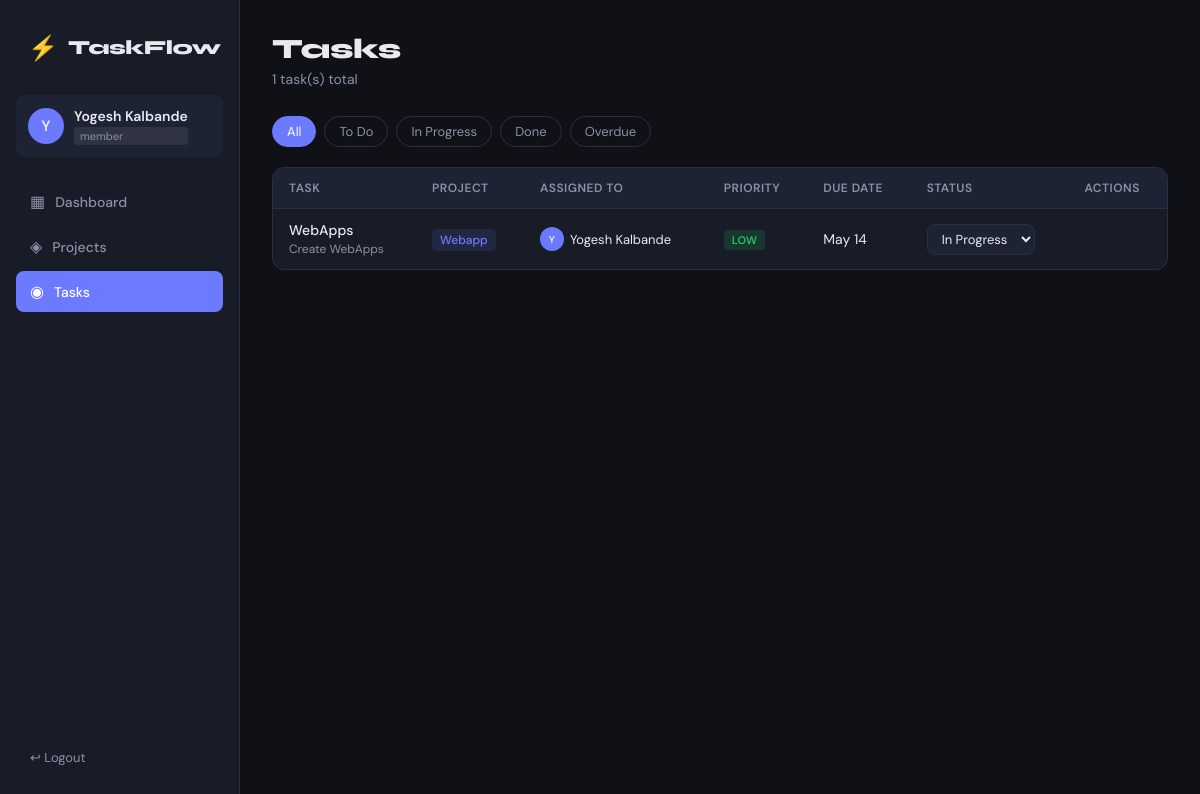
The app's page /tasks (signed in) with its own data.
### app.py (models this page shows, shortened)
class User(db.Model):
    id = db.Column(db.Integer, primary_key=True)
    name = db.Column(db.String(100), nullable=False)
    email = db.Column(db.String(150), unique=True, nullable=False)
    password = db.Column(db.String(200), nullable=False)
    role = db.Column(db.String(20), default='member')  # admin or member
    created_at = db.Column(db.DateTime, default=datetime.utcnow)
    tasks_assigned = db.relationship('Task', backref='assignee', lazy=True)

class Task(db.Model):
    id = db.Column(db.Integer, primary_key=True)
    title = db.Column(db.String(200), nullable=False)
    description = db.Column(db.Text)
    status = db.Column(db.String(30), default='todo')  # todo, in_progress, done
    priority = db.Column(db.String(20), default='medium')  # low, medium, high
    due_date = db.Column(db.Date)
    project_id = db.Column(db.Integer, db.ForeignKey('project.id'), nullable=False)
    assigned_to = db.Column(db.Integer, db.ForeignKey('user.id'))
    created_at = db.Column(db.DateTime, default=datetime.utcnow)
    @property
    def is_overdue(self):
        return self.due_date and self.due_date < date.today() and self.status != 'done'

class Project(db.Model):
    id = db.Column(db.Integer, primary_key=True)
    name = db.Column(db.String(200), nullable=False)
    description = db.Column(db.Text)
    created_by = db.Column(db.Integer, db.ForeignKey('user.id'))
    created_at = db.Column(db.DateTime, default=datetime.utcnow)
    members = db.relationship('User', secondary=project_members, backref='projects')
    tasks = db.relationship('Task', backref='project', lazy=True, cascade='all, delete-orphan')

### app.py (the view)
@app.route('/tasks')
@login_required
def tasks():
    if current_user.role == 'admin':
        all_tasks = Task.query.order_by(Task.created_at.desc()).all()
        all_projects = Project.query.all()
    else:
        all_tasks = Task.query.filter_by(assigned_to=current_user.id).order_by(Task.created_at.desc()).all()
        all_projects = current_user.projects
    all_users = User.query.all()
    return render_template('tasks.html', tasks=all_tasks, projects=all_projects, users=all_users)

### app.py (called while the page is built)
@login_manager.user_loader
def load_user(user_id):
    return User.query.get(int(user_id))

### templates/tasks.html (shortened to what this page needs)
{% extends 'base.html' %}
{% block content %}
<div class="page-header">
    <div>
        <h1 class="page-title">Tasks</h1>
        <p class="page-sub">{{ tasks|length }} task(s) total</p>
    </div>
</div>
<div class="filter-bar">
    <button class="filter-btn active" data-filter="all">All</button>
    <button class="filter-btn" data-filter="todo">To Do</button>
    <button class="filter-btn" data-filter="in_progress">In Progress</button>
    <button class="filter-btn" data-filter="done">Done</button>
    <button class="filter-btn" data-filter="overdue">Overdue</button>
</div>
{% if tasks %}
<div class="tasks-table-wrap">
    <table class="tasks-table">
        <thead>
            <tr>
                <th>Task</th>
                <th>Project</th>
                <th>Assigned To</th>
                <th>Priority</th>
                <th>Due Date</th>
                <th>Status</th>
                <th>Actions</th>
            </tr>
        </thead>
        <tbody>
            {% for task in tasks %}
            <tr class="task-row-tr" data-status="{{ task.status }}" data-overdue="{{ 'overdue' if task.is_overdue else '' }}">
                <td>
                    <div class="task-title-cell">{{ task.title }}</div>
                    {% if task.description %}
                    <div class="task-desc-cell">{{ task.description[:60] }}{% if task.description|length > 60 %}...{% endif %}</div>
                    {% endif %}
                </td>
                <td><span class="project-badge">{{ task.project.name }}</span></td>
                <td>
                    {% if task.assignee %}
                    <div class="assignee-cell">
                        <div class="member-avatar-sm">{{ task.assignee.name[0].upper() }}</div>
                        {{ task.assignee.name }}
                    </div>
                    {% else %}
                    <span class="unassigned">Unassigned</span>
                    {% endif %}
                </td>
                <td><span class="priority-tag priority-{{ task.priority }}">{{ task.priority }}</span></td>
                <td>
                    {% if task.due_date %}
                    <span class="{% if task.is_overdue %}overdue-date{% endif %}">
                        {{ task.due_date.strftime('%b %d') }}
                    </span>
                    {% else %}—{% endif %}
                </td>
                <td>
                    {% if current_user.role == 'admin' or task.assigned_to == current_user.id %}
                    <form method="POST" action="{{ url_for('update_task_status', tid=task.id) }}" class="inline-form">
                        <select name="status" onchange="this.form.submit()" class="status-select status-{{ task.status }}">
                            <option value="in_progress" {% if task.status=='in_progress' %}selected{% endif %}>In Progress</option>
                        </select>
                    </form>
                    {% else %}
                    <span class="status-badge status-{{ task.status }}">{{ task.status.replace('_',' ').title() }}</span>
                    {% endif %}
                </td>
                <td>
                </td>
            </tr>
            {% endfor %}
        </tbody>
    </table>
</div>
{% endif %}
{% endblock %}

### templates/base.html (shortened to what this page needs)
<!DOCTYPE html>
<html lang="en">
<head>
    <link rel="stylesheet" href="{{ url_for('static', filename='style.css') }}">
</head>
<body>
    {% if current_user.is_authenticated %}
    <nav class="sidebar">
        <div class="sidebar-logo">
            <span class="logo-icon">⚡</span>
            <span class="logo-text">TaskFlow</span>
        </div>
        <div class="sidebar-user">
            <div class="user-avatar">{{ current_user.name[0].upper() }}</div>
            <div class="user-info">
                <div class="user-name">{{ current_user.name }}</div>
                <div class="user-role badge-{{ current_user.role }}">{{ current_user.role }}</div>
            </div>
        </div>
        <ul class="nav-links">
            <li><a href="{{ url_for('dashboard') }}" class="{% if request.endpoint == 'dashboard' %}active{% endif %}">
                <span class="nav-icon">▦</span> Dashboard
            </a></li>
            <li><a href="{{ url_for('projects') }}" class="{% if request.endpoint == 'projects' %}active{% endif %}">
                <span class="nav-icon">◈</span> Projects
            </a></li>
            <li><a href="{{ url_for('tasks') }}" class="{% if request.endpoint == 'tasks' %}active{% endif %}">
                <span class="nav-icon">◉</span> Tasks
            </a></li>
        </ul>
        <a href="{{ url_for('logout') }}" class="logout-btn">↩ Logout</a>
    </nav>
    <main class="main-content">
    {% endif %}
    {% block content %}{% endblock %}
    {% if current_user.is_authenticated %}
    </main>
    {% endif %}
</body>
</html>

### static/style.css (style rules this page uses)
:root { --bg: #0f1117; --bg2: #181c27; --bg3: #1e2333; --border: #2a2f45; --text: #e8eaf0; --text2: #8b90a8; --accent: #6c7aff; --accent2: #5560e8; --green: #22c55e; --yellow: #f59e0b; --red: #ef4444; --purple: #a855f7; --radius: 12px; --radius-sm: 8px; --shadow: 0 4px 24px rgba(0,0,0,0.4); }
* { margin: 0; padding: 0; box-sizing: border-box; }
body { font-family: 'DM Sans', sans-serif; background: var(--bg); color: var(--text); display: flex; min-height: 100vh; }
.sidebar { width: 240px; background: var(--bg2); border-right: 1px solid var(--border); display: flex; flex-direction: column; padding: 24px 16px; position: fixed; top: 0; left: 0; bottom: 0; z-index: 100; }
.sidebar-logo { display: flex; align-items: center; gap: 10px; padding: 8px 12px; margin-bottom: 24px; }
.logo-icon { font-size: 24px; }
.logo-text { font-family: 'Syne', sans-serif; font-size: 20px; font-weight: 800; letter-spacing: -0.5px; color: var(--text); }
.sidebar-user { display: flex; align-items: center; gap: 10px; padding: 12px; background: var(--bg3); border-radius: var(--radius-sm); margin-bottom: 24px; }
.user-avatar { width: 36px; height: 36px; border-radius: 50%; background: var(--accent); display: flex; align-items: center; justify-content: center; font-weight: 600; font-size: 15px; flex-shrink: 0; }
.user-name { font-size: 14px; font-weight: 600; }
.user-role { font-size: 11px; margin-top: 2px; }
.nav-links { list-style: none; flex: 1; }
.nav-links li { margin-bottom: 4px; }
.nav-links a { display: flex; align-items: center; gap: 10px; padding: 10px 14px; border-radius: var(--radius-sm); color: var(--text2); text-decoration: none; font-size: 14px; font-weight: 500; transition: all 0.15s; }
.nav-links a.active { background: var(--accent); color: #fff; }
.nav-icon { font-size: 16px; }
.logout-btn { display: block; padding: 10px 14px; color: var(--text2); text-decoration: none; font-size: 13px; border-radius: var(--radius-sm); transition: all 0.15s; }
.main-content { margin-left: 240px; padding: 32px; flex: 1; max-width: 1200px; }
.page-header { display: flex; justify-content: space-between; align-items: flex-start; margin-bottom: 28px; }
.page-title { font-family: 'Syne', sans-serif; font-size: 28px; font-weight: 800; letter-spacing: -0.5px; }
.page-sub { color: var(--text2); font-size: 14px; margin-top: 4px; }
.status-in_progress { background: var(--accent); }
.member-avatar-sm { width: 24px; height: 24px; border-radius: 50%; background: var(--accent); display: inline-flex; align-items: center; justify-content: center; font-size: 10px; font-weight: 600; flex-shrink: 0; }
.filter-bar { display: flex; gap: 8px; margin-bottom: 20px; }
.filter-btn { padding: 6px 14px; border-radius: 20px; border: 1px solid var(--border); background: transparent; color: var(--text2); font-size: 13px; cursor: pointer; font-family: 'DM Sans', sans-serif; transition: all 0.15s; }
.filter-btn.active { background: var(--accent); border-color: var(--accent); color: #fff; }
.tasks-table-wrap { background: var(--bg2); border: 1px solid var(--border); border-radius: var(--radius); overflow: hidden; }
.tasks-table { width: 100%; border-collapse: collapse; }
.tasks-table th { background: var(--bg3); padding: 12px 16px; text-align: left; font-size: 12px; font-weight: 600; color: var(--text2); text-transform: uppercase; letter-spacing: 0.5px; }
.tasks-table td { padding: 12px 16px; border-top: 1px solid var(--border); font-size: 14px; vertical-align: middle; }
.task-title-cell { font-weight: 500; }
.task-desc-cell { font-size: 12px; color: var(--text2); margin-top: 2px; }
.project-badge { background: rgba(108,122,255,0.12); color: var(--accent); padding: 3px 8px; border-radius: 4px; font-size: 12px; font-weight: 500; }
.assignee-cell { display: flex; align-items: center; gap: 6px; font-size: 13px; }
.priority-tag { padding: 3px 8px; border-radius: 4px; font-size: 11px; font-weight: 600; text-transform: uppercase; letter-spacing: 0.3px; }
.priority-low { background: rgba(34,197,94,0.15); color: var(--green); }
.status-select { padding: 5px 10px; border-radius: var(--radius-sm); border: 1px solid var(--border); background: var(--bg3); color: var(--text); font-size: 13px; cursor: pointer; font-family: 'DM Sans', sans-serif; }
.badge-member { background: rgba(139,144,168,0.15); color: var(--text2); padding: 2px 6px; border-radius: 4px; font-size: 11px; }
.inline-form { display: inline; }

### records on screen
User: name "Y", name "Yogesh Kalbande", role "member"
Task: title "WebApps", description "Create WebApps", project.name "Webapp", assignee "Y", assignee.name "Yogesh Kalbande", priority "LOW", due_date "May 14", status "In Progress"

### other values on screen
{{ tasks|length }} "1"
